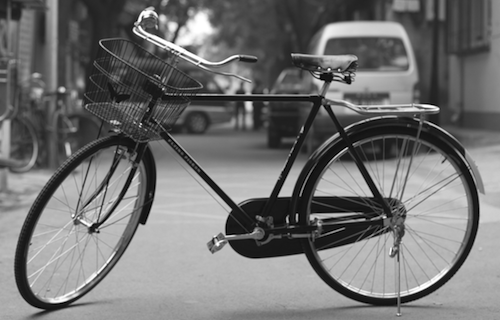
%> input picture resources/bicicleta.png, 500 x 320 px
$ octave image_sum.m   (GNU Octave 9; MATLAB toolbox functions it lacks are replaced by stand-ins)
%> lines starting %> are read from the running program, lines starting %| are printed output that depends on the picture
bicicleta = imread('../resources/bicicleta.png');
%> bicicleta is the input picture: size 320x500 uint8; min 0, max 255, mean 114.2
golfinho = imread('../resources/golfinho.png');
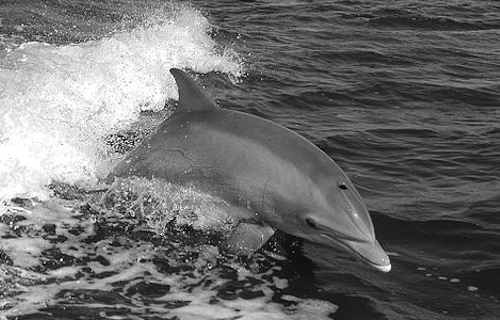
%> input picture resources/golfinho.png, 500 x 320 px
%> golfinho is the input picture: size 320x500 uint8; min 0, max 255, mean 109.1

imshow(bicicleta);
imshow(golfinho);

resultado = bicicleta * 0.6 + golfinho * 0.4;
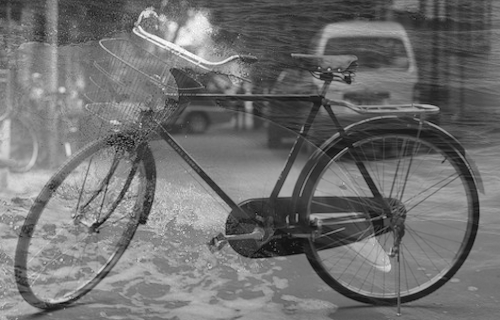
%> resultado: size 320x500 uint8; min 8, max 255, mean 112.1
imshow(resultado);
